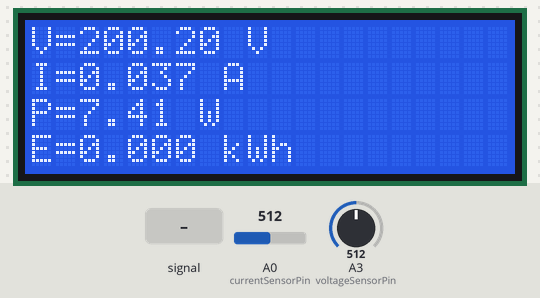
Bench run of a sketch on a simulated Arduino Uno, built with avr-gcc and run on an emulated ATmega328P. On the bench: 20×4 character LCD. Inputs (shaded band) come from the test bench; at power-on: A0 (currentSensorPin) = 512, A3 (voltageSensorPin) = 512.

Above: at 3.5 s.
3.6 s: A0 (currentSensorPin) fed a 200 Hz sine of ±81 counts around its level
At 4.6 s:
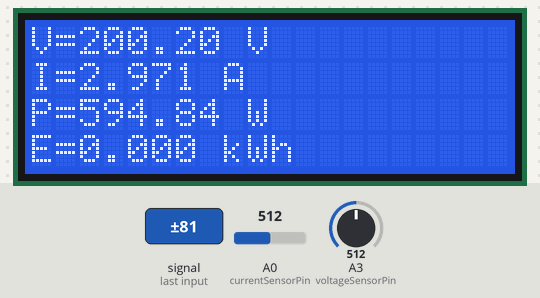
6.3 s: A0 (currentSensorPin) set to 716
At 7.4 s:
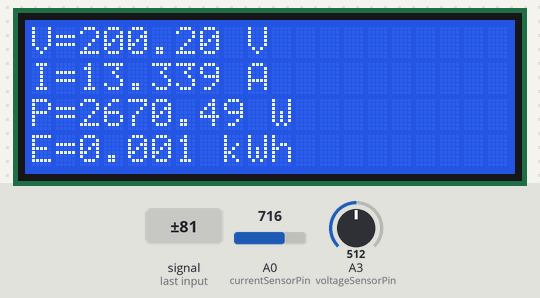
9.1 s: A3 (voltageSensorPin) set to 716
At 10.8 s:
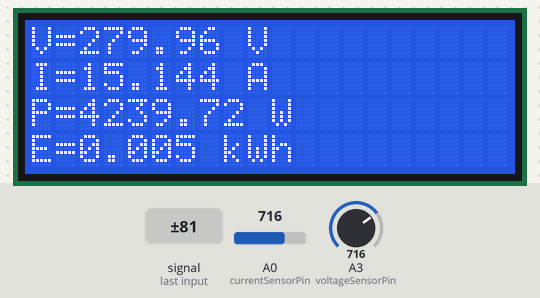
12.1 s: A0 (currentSensorPin) fed a 1000 Hz sine of ±255 counts around its level
At 13.1 s:
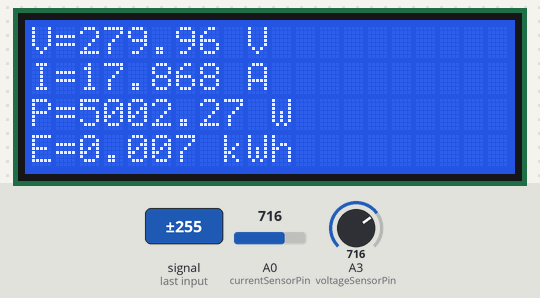
14.8 s: A0 (currentSensorPin) set to 900
At 15.9 s:
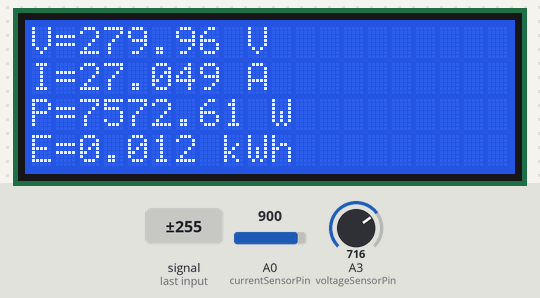
17.6 s: A3 (voltageSensorPin) set to 900
At 19.7 s:
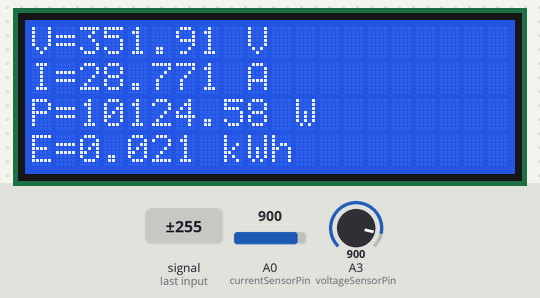
Timing chart, 0 to 21.2 s (numbered marks = the images above; inputs shaded):
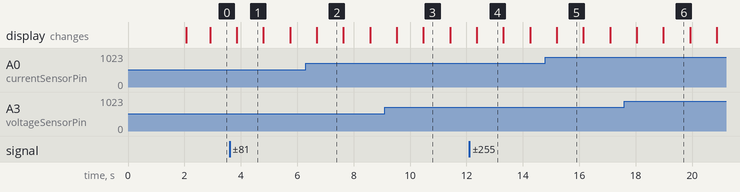

Measured:
- after the input at 3.6 s, the display: changes after 0.26 s (image 1)
- what the display in image 1 shows lasts 0.9 s, from 3.9 s to 4.8 s

The sketch:

Simulimi_kodi.ino
```cpp
#include <LiquidCrystal.h> // Library for LCD

// LCD Pins
LiquidCrystal lcd(2, 3, 4, 5, 6, 7);

const int currentSensorPin = A0;
const int voltageSensorPin = A3;

const float sensitivity = 66.0;
const float offsetVoltage = 2500.0;
const float voltageDividerRatio = 80.0;

unsigned long lastTime = millis();
float energyConsumed = 0.0;

void setup() {
    // Initialize serial communication
    Serial.begin(9600);

    // Initialize LCD
    lcd.begin(20, 4);
    lcd.setCursor(0, 0);
    lcd.print("SMART ENERGY METER");
    delay(2000); // Display welcome message for 2 seconds
    lcd.clear();
}

void loop() {
    // Get RMS values for voltage and current
    float Vrms = measureVoltageRMS();
    float Irms = measureCurrentRMS();

    // Calculate power and energy
    float power = Vrms * Irms; // Power in Watts
    updateEnergy(power);

    // Display readings
    displayReadings(Vrms, Irms, power, energyConsumed);

    // Short delay for stability
    delay(100);
}

// Function to measure RMS voltage
float measureVoltageRMS() {
    float voltageSum = 0;
    const int sampleCount = 2000;

    for (int i = 0; i < sampleCount; i++) {
        int adcValue = analogRead(voltageSensorPin);
        float voltage = (adcValue / 1023.0) * 5.0;
        voltageSum += voltage * voltage;
    }

    float voltageRMS = sqrt(voltageSum / sampleCount);
    voltageRMS *= voltageDividerRatio;

    if (voltageRMS < 180) {
        return 0.0;  // Return 0V if below threshold
    }
    return voltageRMS;
}

float measureCurrentRMS() {
    float currentSum = 0;
    const int sampleCount = 2500;

    for (int i = 0; i < sampleCount; i++) {
        int adcValue = analogRead(currentSensorPin);
        float voltage = (adcValue / 1023.0) * 5000;
        float current = (voltage - offsetVoltage) / sensitivity;

        currentSum += current * current;
    }

    return sqrt(currentSum/sampleCount);
}


void updateEnergy(float power) {
    unsigned long currentTime = millis();
    float elapsedTime = (currentTime - lastTime) / 1000.0;
    if (elapsedTime > 0) {
        energyConsumed += (power * elapsedTime) / 3600.0 / 1000.0;
    }
    lastTime = currentTime;
}

// Function to display readings on LCD
void displayReadings(float Vrms, float Irms, float power, float energy) {
    lcd.clear();

    // Display Voltage
    lcd.setCursor(0, 0);
    lcd.print("V=");
    lcd.print(Vrms, 2);
    lcd.print(" V");

    // Display Current
    lcd.setCursor(0, 1);
    lcd.print("I=");
    lcd.print(Irms, 3);
    lcd.print(" A");

    // Display Power
    lcd.setCursor(0, 2);
    lcd.print("P=");
    lcd.print(power, 2);
    lcd.print(" W");

    // Display Energy
    lcd.setCursor(0, 3);
    lcd.print("E=");
    lcd.print(energy, 3);
    lcd.print(" kWh");
}
```
